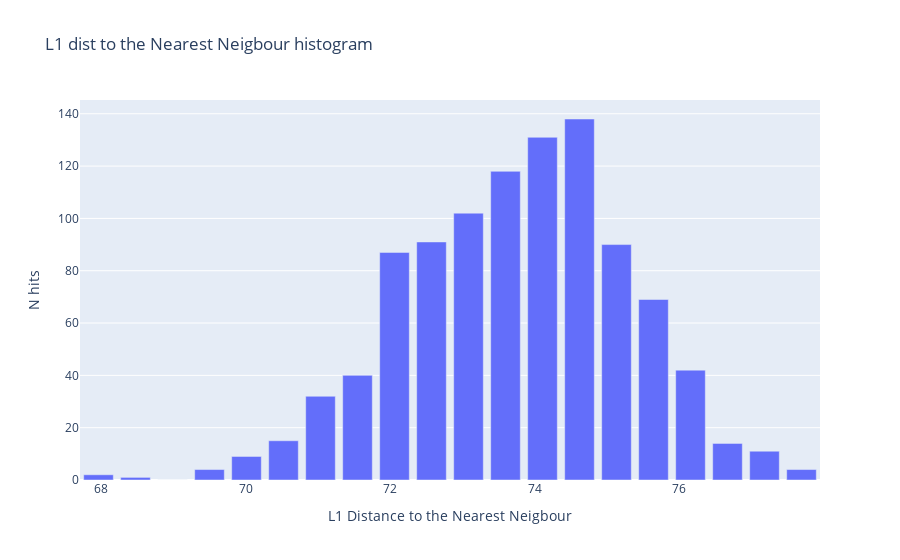
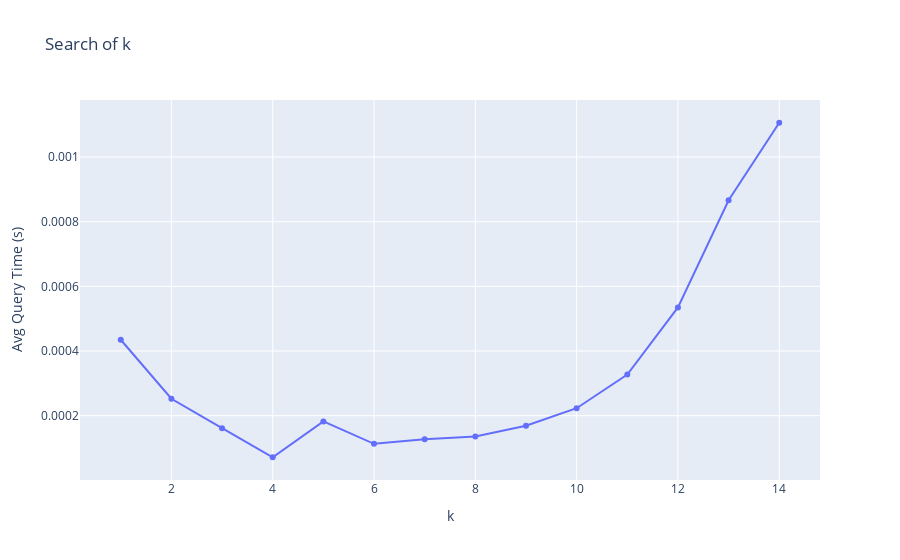
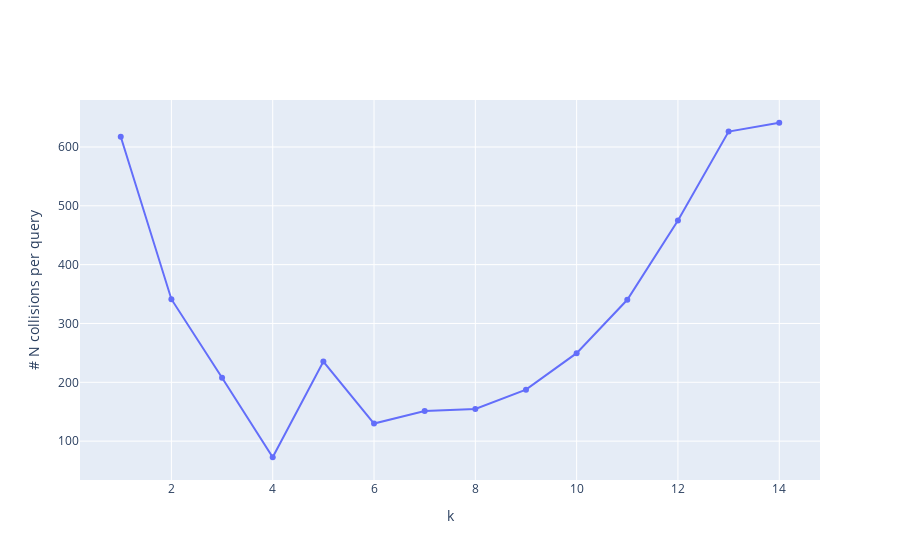

Here is the notebook cell these charts were saved with, in order:
### Code cell
table.plot_info(save_name="test_data")

### Figure 1 — Plotly figure (JSON) as saved in the notebook; plotly's stock layout.template omitted (floating-point values rounded to 4 significant figures)
{"data": [{"type": "bar", "x": [67.96, 68.47, 68.98, 69.5, 70.01, 70.52, 71.03, 71.54, 72.06, 72.57, 73.08, 73.59, 74.11, 74.62, 75.13, 75.64, 76.16, 76.67, 77.18, 77.69, 78.2], "y": [2, 1, 0, 4, 9, 15, 32, 40, 87, 91, 102, 118, 131, 138, 90, 69, 42, 14, 11, 4]}], "layout": {"autosize": true, "title": {"text": "L1 dist to the Nearest Neigbour histogram"}, "xaxis": {"autorange": true, "range": [67.7, 77.95], "title": {"text": "L1 Distance to the Nearest Neigbour "}, "type": "linear"}, "yaxis": {"autorange": true, "range": [0, 145.3], "title": {"text": "N hits"}, "type": "linear"}}}

### Figure 2 — Plotly figure (JSON) as saved in the notebook; plotly's stock layout.template omitted (floating-point values rounded to 4 significant figures)
{"data": [{"type": "scatter", "x": [1, 2, 3, 4, 5, 6, 7, 8, 9, 10, 11, 12, 13, 14], "y": [0.0004348, 0.0002523, 0.0001613, 7.138e-05, 0.0001823, 0.000113, 0.0001274, 0.0001355, 0.0001687, 0.0002231, 0.0003271, 0.0005347, 0.0008665, 0.001106]}], "layout": {"autosize": true, "title": {"text": "Search of k"}, "xaxis": {"autorange": true, "range": [0.2282, 14.77], "title": {"text": "k"}, "type": "linear"}, "yaxis": {"autorange": true, "range": [-1.401e-05, 0.001191], "title": {"text": "Avg Query Time (s)"}, "type": "linear"}}}

### Figure 3 — Plotly figure (JSON) as saved in the notebook; plotly's stock layout.template omitted (floating-point values rounded to 4 significant figures)
{"data": [{"type": "scatter", "x": [1, 2, 3, 4, 5, 6, 7, 8, 9, 10, 11, 12, 13, 14], "y": [617.5, 341.3, 207.8, 72.6, 235.2, 129.9, 151.3, 154.7, 187.5, 249.6, 340.3, 475.1, 626.1, 641.2]}], "layout": {"autosize": true, "xaxis": {"autorange": true, "range": [0.2282, 14.77], "title": {"text": "k"}, "type": "linear"}, "yaxis": {"autorange": true, "range": [25.68, 688.1], "title": {"text": "# N collisions per query"}, "type": "linear"}}}
